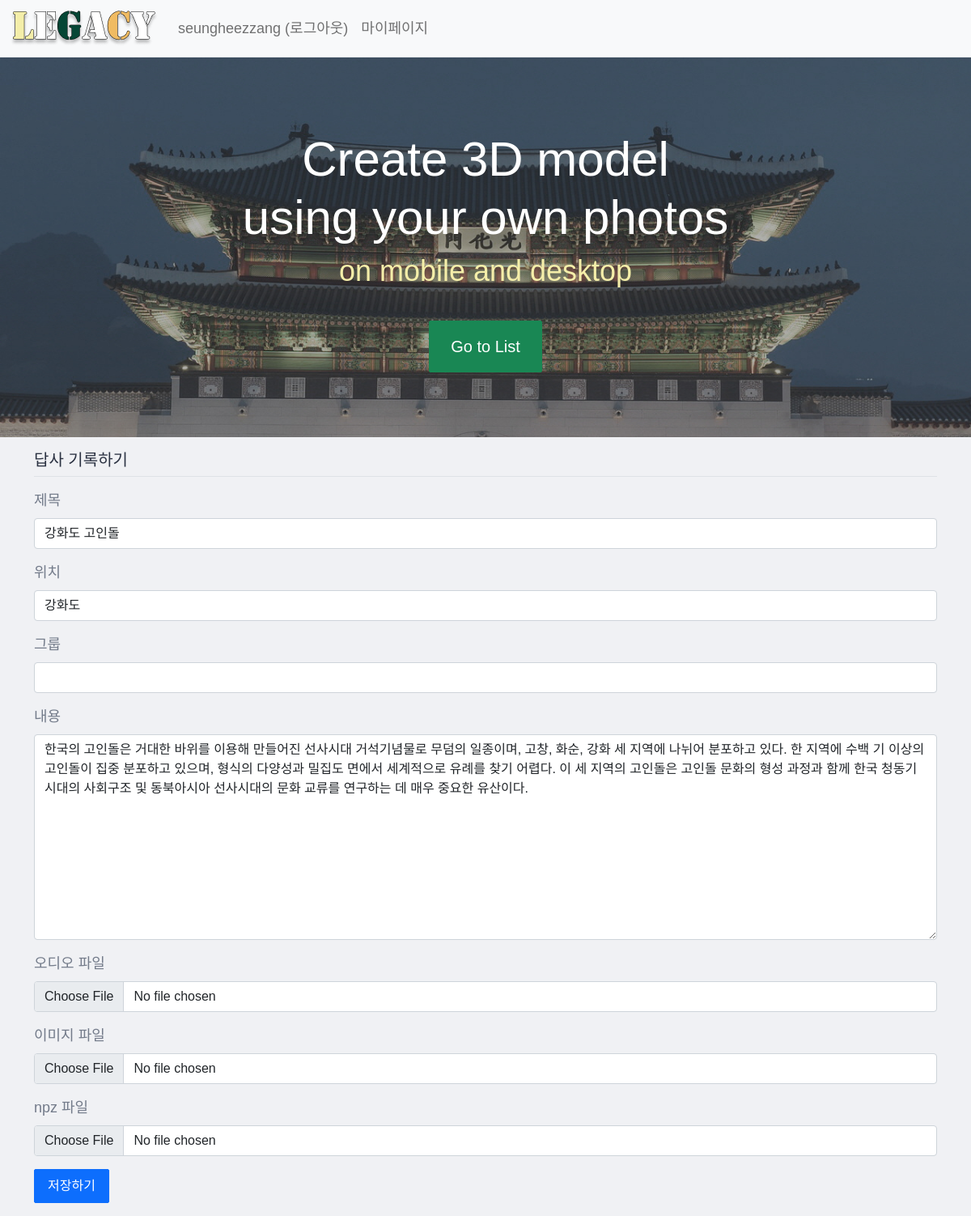
The app's page /pybo/question/modify/23/ (signed in) with its own data.
### pybo/models.py (models this page shows, shortened)
class Question(models.Model):
    author = models.ForeignKey(User, on_delete=models.CASCADE, related_name='author_question')
    subject = models.CharField(max_length=200)
    content = models.TextField()
    create_date = models.DateTimeField()
    modify_date = models.DateTimeField(null=True, blank=True)
    voter = models.ManyToManyField(User, related_name='voter_question')
    location = models.CharField(max_length=200, null=True, blank=True)
    audio = models.FileField(upload_to='audio/', null=True, blank=True)
    image = models.FileField(upload_to='image/', null=True, blank=True)
    npz = models.FileField(upload_to='npz/', null=True, blank=True)
    output = models.FileField(upload_to='output/', null=True, blank=True)
    group = models.CharField(max_length=225, null=True, blank=True)

### pybo/views/question_views.py (the view)
# urls.py: path('question/modify/<int:question_id>/', question_views.question_modify, name='question_modify'),
@login_required(login_url='common:login')
def question_modify(request, question_id):
    question = get_object_or_404(Question, pk=question_id)
    if request.user != question.author:
        messages.error(request, '수정권한이 없습니다')
        return redirect('pybo:detail', question_id=question.id)
    if request.method == "POST":
        form = QuestionForm(request.POST, instance=question)
        if form.is_valid():
            question = form.save(commit=False)
            question.modify_date = timezone.now()  # 수정일시 저장
            question.save()
            return redirect('pybo:detail', question_id=question.id)
    else:
        form = QuestionForm(instance=question)
    context = {'form': form}
    return render(request, 'pybo/question_form.html', context)

### pybo/forms.py
class QuestionForm(forms.ModelForm):
    class Meta:
        model = Question
        fields = ['subject', 'content', 'location', 'audio', 'image', 'output', 'npz', 'group']
        labels = {
            'subject': '제목',
            'content': '내용',
            'location': '장소',
            'audio': '오디오 파일',
            'image': '이미지 파일',
            'output': '3D 모델',
            'npz': 'npz 파일',
            'group' : '그룹',
        }

### templates/pybo/question_form.html (shortened to what this page needs)
{% extends 'base.html' %}
{% block content %}
<div class="container">
    <h5 class="my-3 border-bottom pb-2">답사 기록하기</h5>
    <form method="post" class="post-form my-3" enctype="multipart/form-data">
        <div class="mb-3">
            <label for="subject" class="form-label">제목</label>
            <input type="text" class="form-control" name="subject" id="subject"
                   value="{{ form.subject.value|default_if_none:'' }}">
        </div>
        <div class="mb-3">
            <label for="location" class="form-label">위치</label>
            <input type="text" class="form-control" name="location" id="location"
                   value="{{ form.location.value|default_if_none:'' }}">
        </div>
        <div class="mb-3">
            <label for="group" class="form-label">그룹</label>
            <select type="text" class="form-control" name="group" id="group"
                   value="{{ form.group.value|default_if_none:'' }}">
            </select>
        </div>
        <div class="mb-3">
            <label for="content" class="form-label">내용</label>
            <textarea class="form-control" name="content"
                      id="content" rows="10">{{ form.content.value|default_if_none:'' }}</textarea>
        </div>
        <div class="mb-3">
            <label for="audio" class="form-label">오디오 파일</label>
            <input type="file" class="form-control" name="audio" id="audio">
        </div>
        <div class="mb-3">
            <label for="image" class="form-label">이미지 파일</label>
            <input type="file" class="form-control" name="image" id="image">
        </div>
        <div class="mb-3">
            <label for="image" class="form-label">npz 파일</label>
            <input type="file" class="form-control" name="npz" id="npz">
        </div>
        <button type="submit" class="btn btn-primary">저장하기</button>
    </form>
</div>
{% endblock %}

### templates/navbar.html (shortened to what this page needs)
<nav class="navbar navbar-light navbar-expand-md bg-light border-bottom">
    <div class="container-fluid">
        <a class="navbar-brand" href="{% url 'pybo:index' %}"><Img src="/static/images/Legacy.png"></Img></a>
        <div class="collapse navbar-collapse" id="navbarSupportedContent">
            <ul class="navbar-nav me-auto mb-2 mb-lg-0">
                <li class="nav-item">
                    {% if user.is_authenticated %}
                    <a class="nav-link" href="{% url 'common:logout' %}">{{ user.username }} (로그아웃)</a>
                    {% else %}
                    <a class="nav-link" href="{% url 'common:login' %}">로그인</a>
                    {% endif %}
                </li>
                <li class="nav-item">
                    {% if user.is_authenticated %}
                    <a class="nav-link" href="{% url 'common:mypage' %}">마이페이지</a>
                    {% endif %}
                </li>
            </ul>
        </div>
    </div>
</nav>

### static/style.css (style rules this page uses)
body { background-color: #f0f1f4; font-family: 'munhwa', sans-serif; font-size: 18px; color: #737b8a; }
h1,h2,h3,h4,h5,h6 { color: #2b3242; }
img { max-width: 100%; }
a { color: #0043dc; }
.btn { border-radius: 2px; padding: 8px 16px; }
input { border-radius: 3px; border: 1px #ddd solid; }

### records on screen
Question: subject "강화도 고인돌", location "강화도", content "한국의 고인돌은 거대한 바위를 이용해 만들어진 선사시대 거석기념물로 무덤의 일종이며, 고창, 화순, 강화 세 지역에 나뉘어 분포하고 있다. 한 지역에 수백 기 이상의 고인돌이 집중 분포하고 있으며, 형식의 다양성과 밀집도 면에서 세계적으로 유례를 찾기 어렵다. 이 세 지역의 고인돌은 고인돌 문화의 형성 과정과 함께 한국 청동기시대의 사회구조 및 동북아시아 선사시대의 문화 교류를 연구하는 데 매우 중요한 유산이다."

### other values on screen
{{ user.username }} "seungheezzang"
